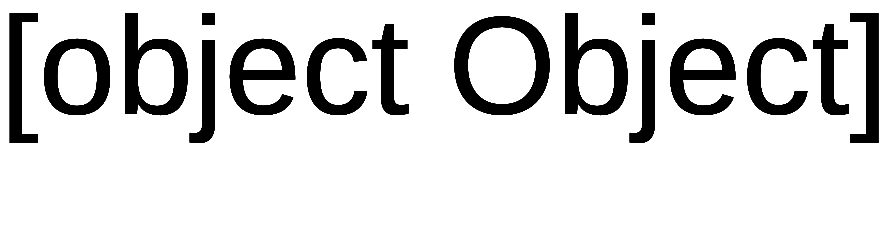

Here is the Vega-Lite specification saved for this chart:
### Vega specification from a JSON file in a GitHub repository (floating-point values rounded to 4 significant figures)
{"width": 10, "height": 10, "data": [{"name": "other", "values": [{"k": 1, "v": "one"}]}, {"name": "flatten", "values": [{"a": 0, "b": 10, "g": "y", "t": 0, "arr": [0, 1], "txt": "w0 v", "x": 0, "y": 0}, {"a": 1, "b": 9, "g": "x", "t": 86400000, "arr": [1, 2], "txt": "w1 v", "x": 3, "y": 5}, {"a": 2, "b": 8, "g": "y", "t": 172800000, "arr": [2, 3], "txt": "w2 v", "x": 6, "y": 10}, {"a": 3, "b": 7, "g": "x", "t": 259200000, "arr": [3, 4], "txt": "w3 v", "x": 9, "y": 15}, {"a": 4, "b": 6, "g": "y", "t": 345600000, "arr": [4, 5], "txt": "w4 v", "x": 12, "y": 20}, {"a": 5, "b": 5, "g": "x", "t": 432000000, "arr": [5, 6], "txt": "w5 v", "x": 15, "y": 25}], "transform": [{"type": "crossfilter", "fields": ["a", "b"], "query": [[1, 4], [0, 10]], "signal": "S"}, {"type": "flatten", "fields": ["arr"]}]}], "projections": [{"name": "p", "type": "identity"}], "marks": [{"type": "text", "from": {"data": "flatten"}, "encode": {"enter": {"text": {"signal": "'' + datum"}}}}]}
